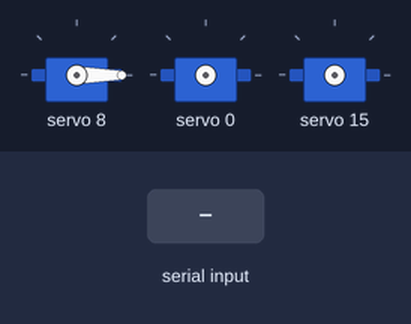
Recording of a sketch running on a simulated Arduino Uno, built with avr-gcc and run on an emulated ATmega328P. Shown: 3 × servo. The inputs (shaded band) are chosen by the test bench.

Above: at 1.9 s.
2.0 s: "90,45,200\n" received over Serial
At 2.7 s:
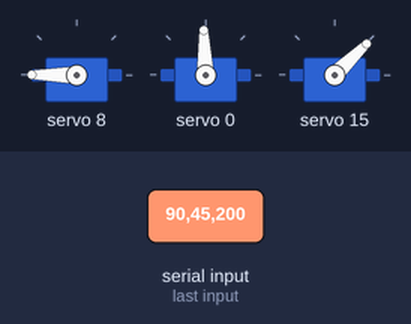
3.7 s: "30,150,10\n" received over Serial
At 5.1 s:
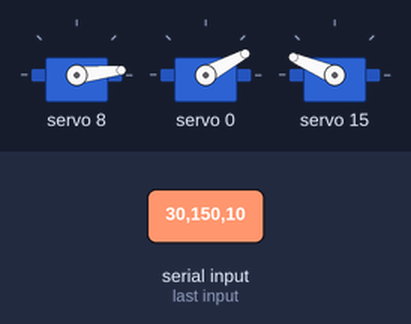
5.4 s: "1,90,45\n" received over Serial
At 6.5 s:
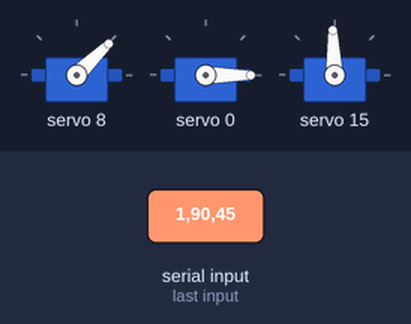
7.1 s: "90,45,200\n" received over Serial
At 7.8 s:
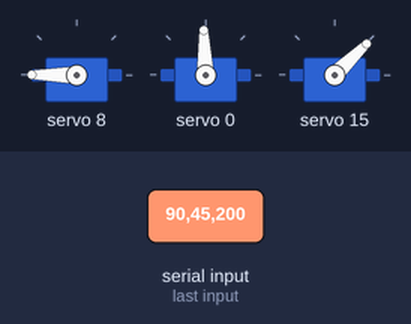
Timing chart, 0 to 9.8 s (numbered marks = the images above; inputs shaded):
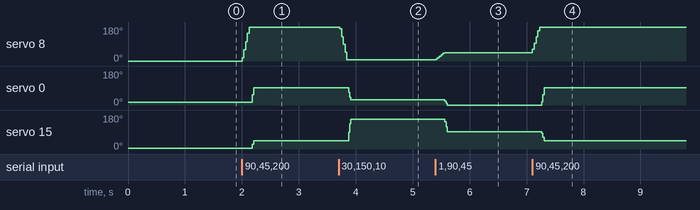

Measured:
- after the input at 2.0 s, servo 8: 0° → 180° at once; servo 0: 15° → 92° after 0.19 s; servo 15: 5° → 44° after 0.19 s
- after the input at 3.7 s, servo 8: 180° → 6° at once; servo 0: 92° → 28° after 0.17 s; servo 15: 44° → 157° after 0.17 s
- after the input at 5.4 s, servo 8: 6° → 44° at once; servo 0: 28° → 0° after 0.16 s; servo 15: 157° → 92° after 0.16 s
- after the input at 7.1 s, servo 8: 44° → 180° at once; servo 0: 0° → 92° after 0.16 s; servo 15: 92° → 44° after 0.16 s

The sketch:

Scara_writing_helper.ino
```cpp
#include <Wire.h>
#include <Adafruit_PWMServoDriver.h>

Adafruit_PWMServoDriver pwm = Adafruit_PWMServoDriver();

// --- Servo config ---
const int PWM_FREQ = 60;
const int SERVO_RES = 4096;
const float US_MIN = 500.0;
const float US_MAX = 2500.0;

const int CH_SERVO1 = 0; // Shoulder
const int CH_SERVO2 = 15; // Elbow
const int CH_PEN    = 8; // Pen servo

const float PEN_UP_ANGLE   = 0.0;
const float PEN_DOWN_ANGLE = 180.0;

// Current joint positions
float currentShoulder = 0.0;
float currentElbow    = 0.0;
float currentPen      = PEN_UP_ANGLE;

// Convert deg → PWM
int degToPulse(float deg) {
  deg = constrain(deg, 0.0, 180.0);
  float us = US_MIN + (deg / 180.0) * (US_MAX - US_MIN);
  return (int)((us * PWM_FREQ * SERVO_RES) / 1000000.0);
}

// Smooth move pen
void movePen(float target, int steps=10, int delayMs=15) {
  for(int i=1; i<=steps; i++){
    float interp = currentPen + (target - currentPen) * i / steps;
    pwm.setPWM(CH_PEN, 0, degToPulse(interp));
    delay(delayMs);
  }
  currentPen = target;
}

// Move arm
void moveToAngles(float t1, float t2, int steps=100, int delayMs=15) {
  for(int i=1; i<=steps; i++){
    float interpT1 = currentShoulder + (t1 - currentShoulder) * i / steps;
    float interpT2 = currentElbow    + (t2 - currentElbow) * i / steps;
    pwm.setPWM(CH_SERVO1, 0, degToPulse(interpT1));
    pwm.setPWM(CH_SERVO2, 0, degToPulse(interpT2));
    delay(delayMs);
  }
  currentShoulder = t1;
  currentElbow    = t2;
}

// Process serial
void processCommand(String cmd){
  cmd.trim();
  if(cmd.length()==0) return;

  int first = cmd.indexOf(',');
  int second = cmd.indexOf(',', first+1);
  if(first>=0 && second>first){
    float t1 = cmd.substring(0, first).toFloat();
    float t2 = cmd.substring(first+1, second).toFloat();
    float pen = cmd.substring(second+1).toFloat();

    // Only move pen if command does not says so
    if(pen != currentPen) movePen(pen, 10, 15);
    moveToAngles(t1, t2, 5, 10);
  }
}

void setup(){
  Serial.begin(115200);
  pwm.begin();
  pwm.setPWMFreq(PWM_FREQ);
  delay(10);

  // Start with pen up
  movePen(PEN_UP_ANGLE, 20, 20);
  delay(300);

  // Move to home


  // ✅ DO NOT lower pen here
}

void loop(){
  if(Serial.available()){
    String cmd = Serial.readStringUntil('\n');
    processCommand(cmd);
  }
}
```
